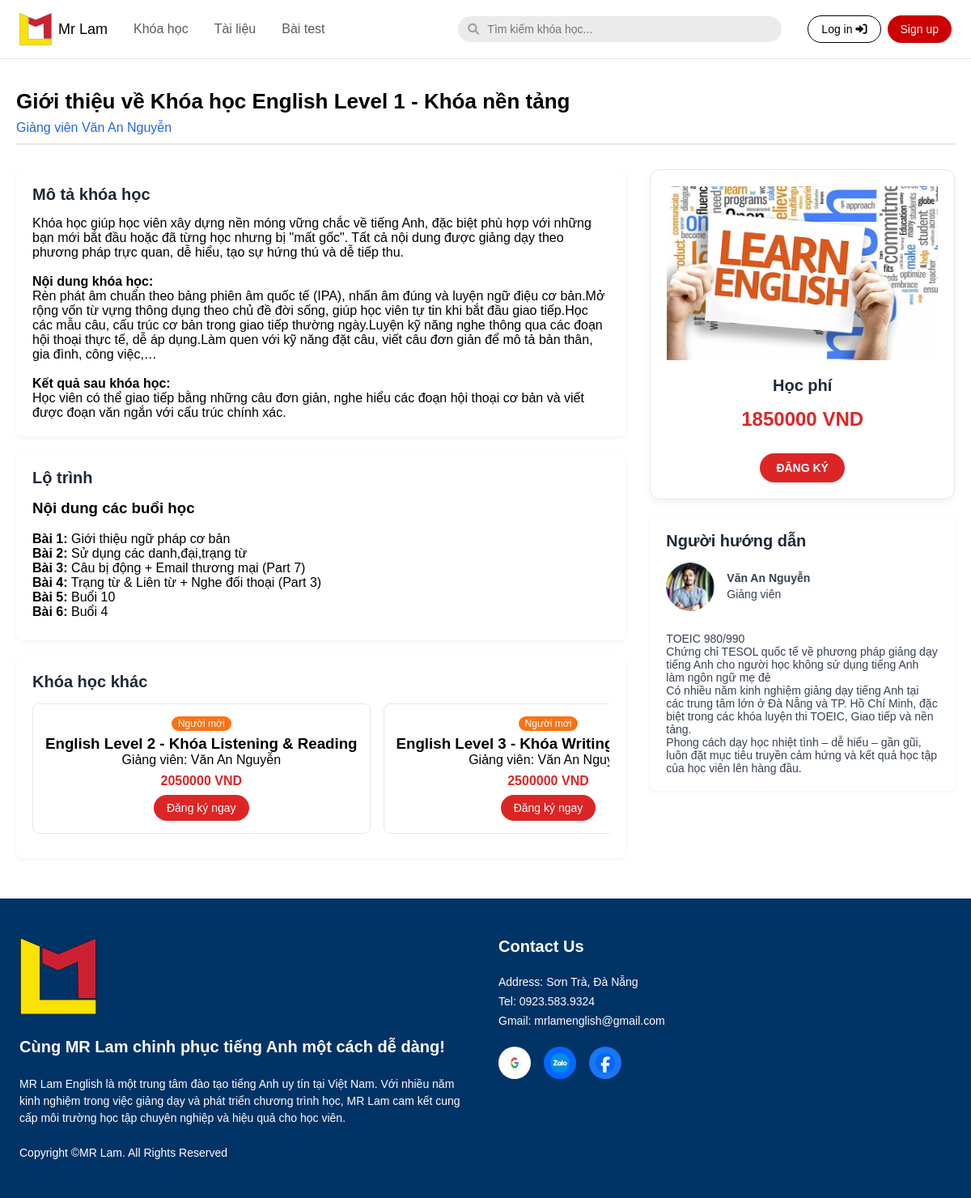
The app's page /course_user/courses/1/ with its own data.
### english/models.py (models this page shows, shortened)
class COURSE(models.Model):
    course_id = models.AutoField(primary_key=True)
    course_name = models.CharField(max_length=100)
    description = models.TextField(null=True, blank=True)
    price = models.IntegerField(null=True, blank=True)
    des_teacher = models.CharField(max_length=100, null=True, blank=True)
    teacher_name = models.CharField(max_length=100, null=True, blank=True)
    image = models.ImageField(upload_to="media/course",null=True, blank=True)
    class Meta:
        db_table = 'COURSE'

class LESSON(models.Model):
    lesson_id = models.AutoField(primary_key=True)
    lesson_file = models.FileField(upload_to="media/lesson", max_length=200)  # Thay FileField bằng URLField
    exercise_file = models.FileField(upload_to="media/exercise", max_length=200)  # Thay FileField bằng URLField
    lesson_name = models.CharField(max_length=100, default="chua co")
    description = models.TextField(null=True, blank=True)
    course = models.ForeignKey(COURSE, on_delete=models.CASCADE)
    session_number = models.CharField(max_length=100, null=True)
    class Meta:
        db_table = 'LESSON'

### course_user/views.py (the view)
# urls.py: path('courses/<int:course_id>/', views.course_detail, name='course_detail'),
def course_detail(request, course_id):
    course = get_object_or_404(COURSE, course_id=course_id)
    lessons = course.lesson_set.all()
    other_courses = COURSE.objects.exclude(course_id=course_id)  # Lấy tất cả khóa học ngoại trừ khóa học hiện tại
    context = {
        'course': course,
        'lessons': lessons,
        'courses': other_courses,  # dùng trong phần "Khóa học khác"
    }
    return render(request, 'course_detail.html', context)

### course_user/templatetags/filters.py (called while the page is built)
@register.filter
def format_text(value):
    if not value:
        return ''
    value = re.sub(r'([a-zA-ZÀ-ỹ])\n([a-zA-ZÀ-ỹ])', r'\1 \2', value)
    value = re.sub(r'\n+', ' ', value)
    section_titles = [
        "Nội dung khóa học:",
        "Kết quả sau khóa học:",
        "Cam kết đầu ra:",
        "Mục tiêu khóa học:",
        "Lộ trình học:",
        "Thời lượng khóa học:",
        "Đối tượng học viên:",
    ]
    for title in section_titles:
        value = value.replace(title, f'<br><br><strong>{title}</strong><br>')
    value = re.sub(r'\+\s*', r'<br>+ ', value)
    return value.strip()

### course_user/templates/course_detail.html (shortened to what this page needs)
{% extends "base.html" %}
{% load filters %}
{% load static %}
{% block content %}
<div class="course-container">
    <div class="course-header">
        <h1>Giới thiệu về Khóa học {{ course.course_name }}</h1>
        <p class="author-info">Giảng viên {{ course.teacher_name }}</p>
    </div>
    <div class="main-grid">
        <div class="left-column">
            <div class="course-description">
                <h2>Mô tả khóa học</h2>
                <p>{{ course.description|format_text|safe }}</p>
            </div>
            <div class="course-outline">
                <h2>Lộ trình</h2>
                <h3 style="font-weight: bold;">Nội dung các buổi học</h3> <br>
                <ul class="lesson-list">
                    {% for lesson in lessons %}
                    <li>
                        <strong>Bài {{ forloop.counter }}:</strong> {{ lesson.lesson_name }}
                    </li>
                    {% endfor %}
                </ul>
            </div>
            <div class="other-courses">
                <h2>Khóa học khác</h2>
                <div class="course-scroll">
                    {% for other_course in courses %}
                        {% if other_course.course_id != course.course_id %}
                            <div class="course-card" onclick="window.location.href='{% url 'course_detail' course_id=other_course.course_id %}'" style="cursor:pointer;">
                                <div class="label-new">Người mới</div>
                                <h3>{{ other_course.course_name }}</h3>
                                <p>Giảng viên: {{ other_course.teacher_name }}</p>
                                <p class="price">{{ other_course.price }} VND</p>
                                <a href="{% url 'start_payment' other_course.course_id %}" class="btn-register" onclick="event.stopPropagation();">Đăng ký ngay</a>
                            </div>
                        {% endif %}
                    {% endfor %}
                </div>
            </div>
        </div>
        <div class="right-column">
            <div class="price-box">
                {% if course.image %}
                    <img src="{{ course.image.url }}" alt="{{ course.course_name }}">
                {% else %}
                    <img src="{% static 'images/course.png' %}" alt="Course">
                {% endif %}
                <h2>Học phí</h2>
                <span class="price-main">{{ course.price }} VND</span>
                <a href="{% url 'start_payment' course.course_id %}" class="btn-register">ĐĂNG KÝ</a>
            </div>
            <div class="instructor-box">
                <h2>Người hướng dẫn</h2>
                <div class="instructor-info">
                    <img src="{% static 'images/teacher_avatar.png' %}" alt="Instructor">
                    <div class="instructor-meta">
                        <strong>{{ course.teacher_name }}</strong><br>
                        <span>Giảng viên</span>
                    </div>
                </div>
                <div class="instructor-details">
                    {{ course.des_teacher|format_teacher_description|safe }}
                </div>
            </div>
        </div>
    </div>
</div>
{% endblock %}

### english/static/css/styles.css (style rules this page uses)
* { margin: 0; padding: 0; box-sizing: border-box; font-family: Arial, Helvetica, sans-serif; }
body { display: flex; flex-direction: column; min-height: 100vh; background-color: #FFFFFF; color: #000000; }
a { text-decoration: none; color: inherit; }
.main-content h1 { font-size: 1.875rem; font-weight: 700; }

### english/templates/search_dropdown.html (style rules this page uses)
.course-card { display: flex; align-items: center; background-color: #f1f1f1; padding: 8px 12px; border-radius: 6px; cursor: pointer; }

### course_user/templates/course_detail.html (style rules this page uses)
body { background-color: #f9fafb; font-family: 'Arial', sans-serif; overflow-x: hidden; }
.course-container { max-width: 1200px; margin: auto; padding: 30px 20px; margin-top: 80px; }
.course-header { border-bottom: 2px solid #e5e7eb; padding-bottom: 10px; margin-bottom: 30px; }
.course-header h1 { font-size: 26px; font-weight: bold; }
.author-info { color: #2563eb; margin-top: 8px; }
.main-grid { display: flex; flex-direction: row; gap: 30px; align-items: flex-start; min-width: 0; flex-wrap: wrap; }
.left-column { flex: 2; min-width: 0; }
.right-column { flex: 1; min-width: 0; position: sticky; top: 100px; }
.course-description, .course-outline, .other-courses, .instructor-box { background-color: #ffffff; padding: 20px; border-radius: 8px; margin-bottom: 20px; box-shadow: 0 2px 6px rgba(0,0,0,0.05); }
.course-description h2, .course-outline h2, .other-courses h2, .instructor-box h2 { font-size: 20px; font-weight: bold; color: #1f2937; margin-bottom: 15px; }
.lesson-list { margin-bottom: 6px; list-style-type: none; }
.course-scroll { display: flex; overflow-x: auto; gap: 16px; padding-bottom: 10px; scroll-snap-type: x mandatory; max-width: 100%; }
.course-card { min-width: 225px; max-width: 100%; flex: 0 0 auto; scroll-snap-align: start; border: 1px solid #e5e7eb; border-radius: 8px; padding: 15px; background-color: white; text-align: center; flex-direction: column; }
.label-new { background-color: #f97316; color: white; font-size: 12px; padding: 2px 8px; border-radius: 10px; display: inline-block; margin-bottom: 5px; }
.course-card .price { color: #dc2626; font-weight: bold; margin: 8px 0; }
.btn-register { background-color: #dc2626; color: white; padding: 8px 16px; border-radius: 20px; font-size: 14px; text-decoration: none; display: inline-block; }
.instructor-info { display: flex; align-items: center; gap: 15px; margin-bottom: 10px; }
.instructor-info img { width: 60px; height: 60px; border-radius: 50%; object-fit: cover; flex-shrink: 0; }
.instructor-meta { font-size: 14px; color: #374151; line-height: 1.4; }
.instructor-details { font-size: 14px; color: #374151; word-break: break-word; }
.price-box { background-color: #ffffff; padding: 20px; border-radius: 12px; box-shadow: 0 4px 10px rgba(0, 0, 0, 0.05); margin-bottom: 20px; text-align: center; border: 1px solid #e5e7eb; }
.price-box h2 { font-size: 20px; font-weight: bold; margin-bottom: 16px; color: #1f2937; }
.price-main { font-size: 24px; font-weight: bold; color: #dc2626; display: block; margin-bottom: 8px; }
.price-box .btn-register { display: inline-block; margin-top: 20px; background-color: #dc2626; color: white; padding: 10px 20px; border-radius: 25px; font-weight: bold; transition: background-color 0.3s ease; }
.price-box img { width: 100%; height: 100%; margin-bottom: 16px; }

### records on screen
COURSE: course_name "English Level 1 - Khóa nền tảng", teacher_name "Văn An Nguyễn", description "Khóa học giúp học viên xây dựng nền móng vững chắc về tiếng Anh, đặc biệt phù hợp với những bạn mới bắt đầu hoặc đã từng học nhưng bị \"mất gốc\". Tất cả nội dung được giảng dạy theo phương pháp trực quan, dễ hiểu, tạo sự hứng thú và dễ tiếp thu. Nội dung khóa học: Rèn phát âm chuẩn theo bảng phiên âm quốc tế (IPA), nhấn âm đúng và luyện ngữ điệu cơ bản.Mở rộng vốn từ vựng thông dụng theo chủ đề đời sống, giúp học viên tự tin khi bắt đầu giao tiếp.Học các mẫu câu, cấu trúc cơ bản trong giao tiếp thường ngày.Luyện kỹ năng nghe thông qua các đoạn hội thoại thực tế, dễ áp dụng.Làm quen với kỹ năng đặt câu, viết câu đơn giản để mô tả bản thân, gia đình, công việc,… Kết quả sau khóa học: Học viên…", image (picture), price "1850000", des_teacher "TOEIC 980/990 Chứng chỉ TESOL quốc tế về phương pháp giảng dạy tiếng Anh cho người học không sử dụng tiếng Anh làm ngôn ngữ mẹ đẻ Có nhiều năm kinh nghiệm giảng dạy tiếng Anh tại các trung tâm lớn ở Đà Nẵng và TP. Hồ Chí Minh, đặc biệt trong các khóa luyện thi TOEIC, Giao tiếp và nền tảng. Phong cách dạy học nhiệt tình – dễ hiểu – gần gũi, luôn đặt mục tiêu truyền cảm hứng và kết quả học tập của học viên lên hàng đầu."
LESSON: lesson_name "Giới thiệu ngữ pháp cơ bản"
LESSON: lesson_name "Sử dụng các danh,đại,trạng từ"
LESSON: lesson_name "Câu bị động + Email thương mại (Part 7)"
LESSON: lesson_name "Trạng từ & Liên từ + Nghe đối thoại (Part 3)"
LESSON: lesson_name "Buổi 10"
LESSON: lesson_name "Buổi 4"
COURSE: course_name "English Level 2 - Khóa Listening & Reading", teacher_name "Văn An Nguyễn", price "2050000"
COURSE: course_name "English Level 3 - Khóa…", teacher_name "Văn An…", price "2500000"
